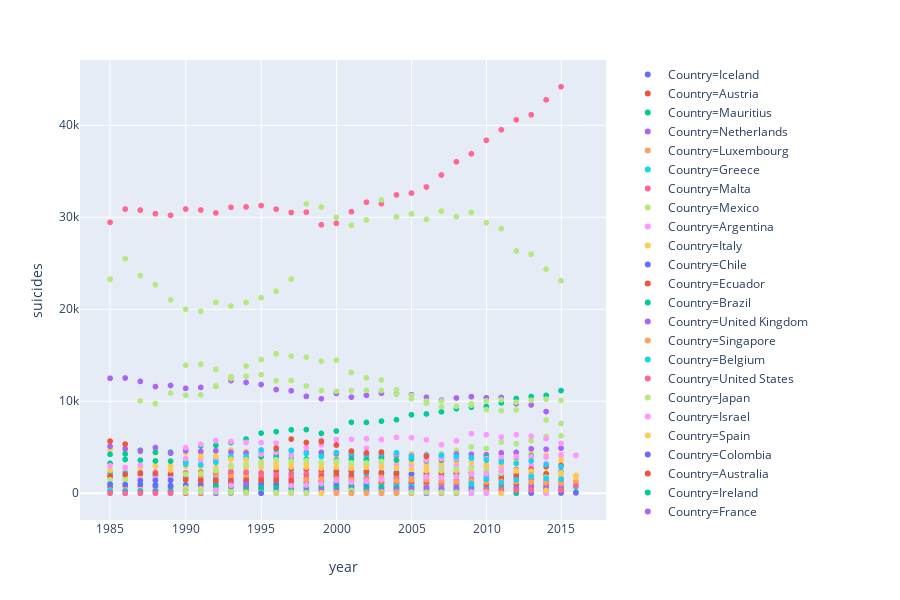

Write notebook code for a chart like this one.
### Code cell
fig=px.scatter(df_yearly_Sums, x="year", y="suicides", color="Country",
           hover_name="Country", log_x=True, size_max=60)
fig.show()
